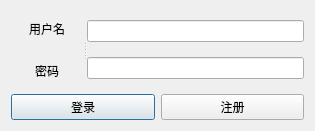
<?xml version="1.0" encoding="UTF-8"?>
<ui version="4.0">
 <class>DialogLogin</class>
 <widget class="QDialog" name="DialogLogin">
  <property name="windowModality">
   <enum>Qt::ApplicationModal</enum>
  </property>
  <property name="geometry">
   <rect>
    <x>0</x>
    <y>0</y>
    <width>315</width>
    <height>131</height>
   </rect>
  </property>
  <property name="sizePolicy">
   <sizepolicy hsizetype="Fixed" vsizetype="Fixed">
    <horstretch>0</horstretch>
    <verstretch>0</verstretch>
   </sizepolicy>
  </property>
  <property name="contextMenuPolicy">
   <enum>Qt::NoContextMenu</enum>
  </property>
  <property name="windowTitle">
   <string>登录/注册</string>
  </property>
  <property name="modal">
   <bool>false</bool>
  </property>
  <layout class="QVBoxLayout" name="verticalLayout_3">
   <item>
    <widget class="QSplitter" name="splitter">
     <property name="orientation">
      <enum>Qt::Horizontal</enum>
     </property>
     <widget class="QWidget" name="verticalLayoutWidget_2">
      <layout class="QVBoxLayout" name="verticalLayout_2">
       <item>
        <widget class="QLabel" name="lblUser">
         <property name="text">
          <string>用户名</string>
         </property>
         <property name="alignment">
          <set>Qt::AlignCenter</set>
         </property>
         <property name="buddy">
          <cstring>LineEditUser</cstring>
         </property>
        </widget>
       </item>
       <item>
        <widget class="QLabel" name="lblPwd">
         <property name="text">
          <string>密码</string>
         </property>
         <property name="alignment">
          <set>Qt::AlignCenter</set>
         </property>
         <property name="buddy">
          <cstring>LineEditPwd</cstring>
         </property>
        </widget>
       </item>
      </layout>
     </widget>
     <widget class="QWidget" name="verticalLayoutWidget">
      <layout class="QVBoxLayout" name="verticalLayout">
       <item>
        <widget class="QLineEdit" name="LineEditUser"/>
       </item>
       <item>
        <widget class="QLineEdit" name="LineEditPwd"/>
       </item>
      </layout>
     </widget>
    </widget>
   </item>
   <item>
    <layout class="QHBoxLayout" name="horizontalLayout">
     <item>
      <widget class="QPushButton" name="btnLogin">
       <property name="text">
        <string>登录</string>
       </property>
      </widget>
     </item>
     <item>
      <widget class="QPushButton" name="btnRg">
       <property name="text">
        <string>注册</string>
       </property>
      </widget>
     </item>
    </layout>
   </item>
  </layout>
 </widget>
 <resources/>
 <connections/>
</ui>
